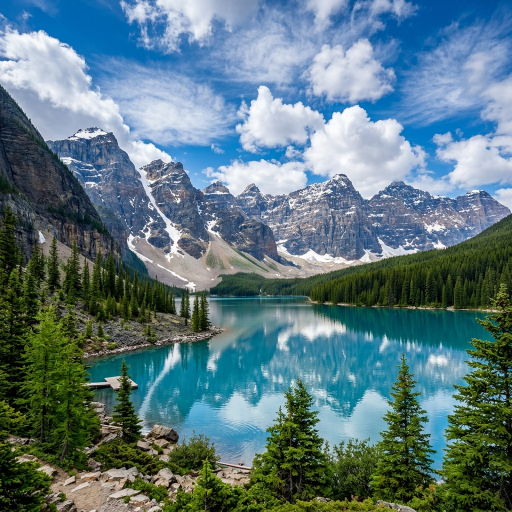
#> input picture images/original/landscape.png, 1024 x 1024 px (shown at 1/2 size)
$ python noise_removal.py
#> lines starting #> are read from the running program, lines starting #| are printed output that depends on the picture

# =========================================
# Image Noise Removal using OpenCV
# =========================================
# Aim: Remove Salt & Pepper and Gaussian noise from images
#      using Median, Gaussian, and Bilateral filters.
# =========================================

# =========================================
# STEP 1 – Import Libraries
# =========================================
import cv2
import numpy as np
import matplotlib
matplotlib.use('Agg')
import matplotlib.pyplot as plt

# =========================================
# STEP 2 – Load Original Image
# =========================================
img = cv2.imread("images/original/landscape.png")
#> img is the input picture: shape (1024, 1024, 3); mean B, G, R 128.1, 120.9, 92.5
img = cv2.resize(img, (512, 512))
#> img: shape (512, 512, 3)
img_rgb = cv2.cvtColor(img, cv2.COLOR_BGR2RGB)
print("Image loaded. Shape:", img.shape)
#| Image loaded. Shape: (512, 512, 3)

# =========================================
# STEP 3 – Add Salt & Pepper Noise
# =========================================
def add_salt_pepper(image, amount=0.05):
#> called with amount = 0.05
    noisy = image.copy()
    # Salt (white pixels)
    num_salt = int(image.size * amount * 0.5)
#> num_salt = 19660
    coords = [np.random.randint(0, i, num_salt) for i in image.shape[:2]]
    noisy[coords[0], coords[1]] = 255
    # Pepper (black pixels)
    num_pepper = int(image.size * amount * 0.5)
#> num_pepper = 19660
    coords = [np.random.randint(0, i, num_pepper) for i in image.shape[:2]]
    noisy[coords[0], coords[1]] = 0
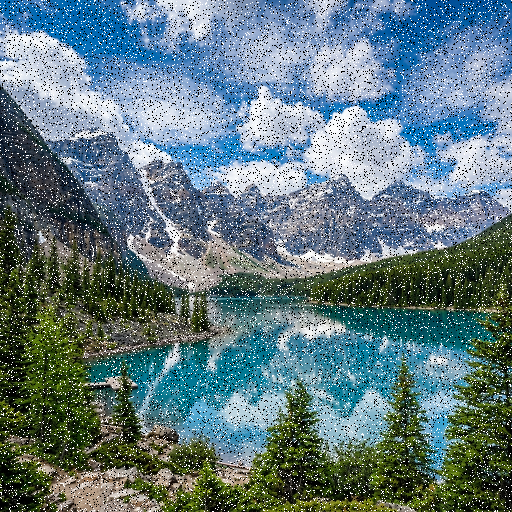
#> noisy: shape (512, 512, 3); mean B, G, R 127.4, 121.2, 96.8
    return noisy

sp_noisy = add_salt_pepper(img, amount=0.05)
print("Salt & Pepper noise added (5%)")

# =========================================
# STEP 4 – Add Gaussian Noise
# =========================================
def add_gaussian_noise(image, sigma=25):
#> called with sigma = 25
    noise = np.random.normal(0, sigma, image.shape)
    noisy = np.clip(image.astype(np.float64) + noise, 0, 255)
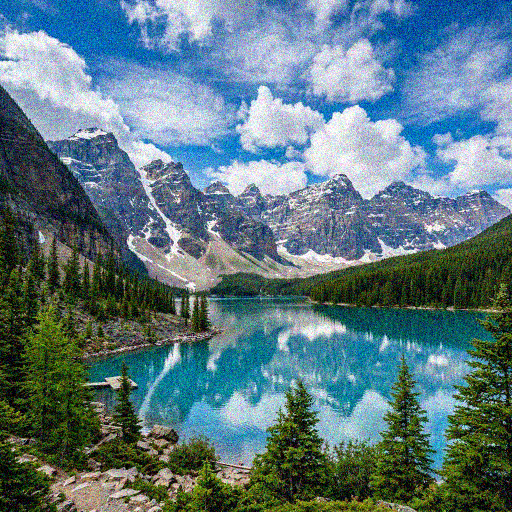
#> noisy: shape (512, 512, 3) float64; mean B, G, R 129, 121.2, 93.9
    return noisy.astype(np.uint8)

gauss_noisy = add_gaussian_noise(img, sigma=25)
print("Gaussian noise added (sigma=25)")

# =========================================
# STEP 5 – Apply Filters on Salt & Pepper Noisy Image
# =========================================
sp_median   = cv2.medianBlur(sp_noisy, 5)
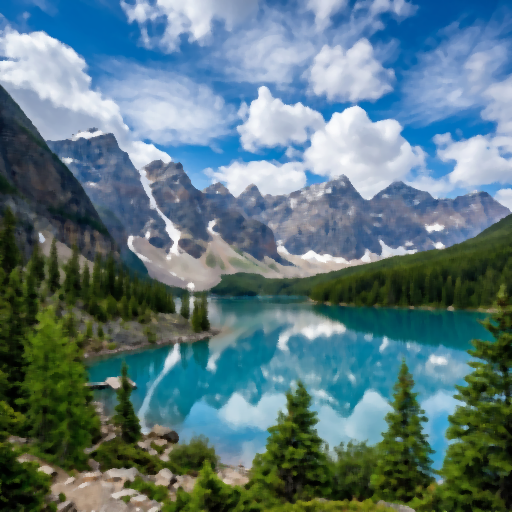
#> sp_median: shape (512, 512, 3); mean B, G, R 126.9, 120.1, 91.5
sp_gaussian = cv2.GaussianBlur(sp_noisy, (5, 5), 0)
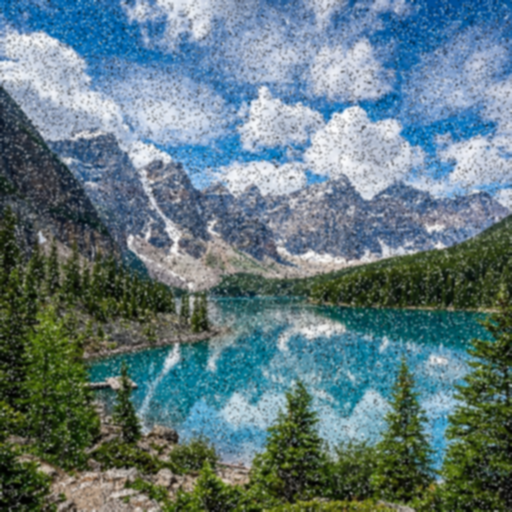
#> sp_gaussian: shape (512, 512, 3); mean B, G, R 127.4, 121.2, 96.8
sp_bilateral = cv2.bilateralFilter(sp_noisy, 9, 75, 75)
print("Filters applied on Salt & Pepper noisy image")

# =========================================
# STEP 6 – Apply Filters on Gaussian Noisy Image
# =========================================
g_median    = cv2.medianBlur(gauss_noisy, 5)
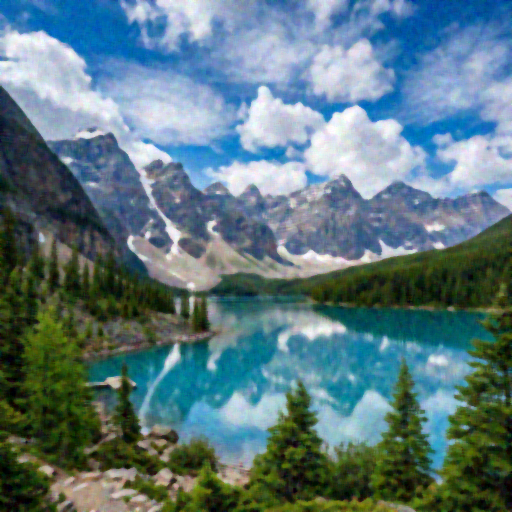
#> g_median: shape (512, 512, 3); mean B, G, R 127.3, 120.2, 91.9
g_gaussian  = cv2.GaussianBlur(gauss_noisy, (5, 5), 0)
g_bilateral = cv2.bilateralFilter(gauss_noisy, 9, 75, 75)
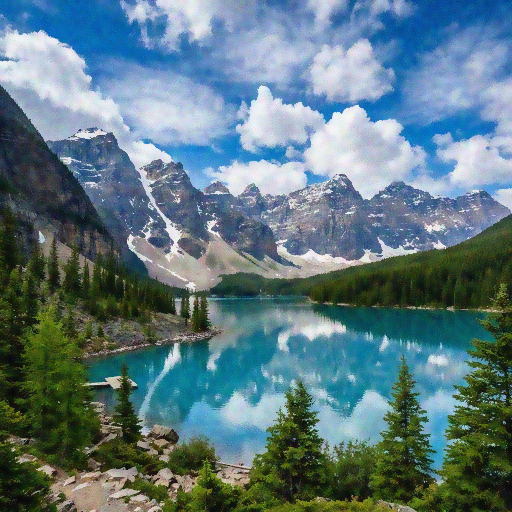
#> g_bilateral: shape (512, 512, 3); mean B, G, R 128.2, 120.5, 93
print("Filters applied on Gaussian noisy image")

# =========================================
# STEP 7 – Calculate PSNR (Quality Metric)
# =========================================
print("\n--- PSNR Values (higher = better) ---")
print(f"Salt & Pepper Noisy:      {cv2.PSNR(img, sp_noisy):.2f} dB")
#| Salt & Pepper Noisy:      13.40 dB
print(f"  → Median Filter:        {cv2.PSNR(img, sp_median):.2f} dB")
#|   → Median Filter:        23.51 dB
print(f"  → Gaussian Filter:      {cv2.PSNR(img, sp_gaussian):.2f} dB")
#|   → Gaussian Filter:      21.14 dB
print(f"  → Bilateral Filter:     {cv2.PSNR(img, sp_bilateral):.2f} dB")
#|   → Bilateral Filter:     13.46 dB
print()
print(f"Gaussian Noisy:           {cv2.PSNR(img, gauss_noisy):.2f} dB")
#| Gaussian Noisy:           20.62 dB
print(f"  → Median Filter:        {cv2.PSNR(img, g_median):.2f} dB")
#|   → Median Filter:        23.11 dB
print(f"  → Gaussian Filter:      {cv2.PSNR(img, g_gaussian):.2f} dB")
#|   → Gaussian Filter:      24.73 dB
print(f"  → Bilateral Filter:     {cv2.PSNR(img, g_bilateral):.2f} dB")
#|   → Bilateral Filter:     26.82 dB

# =========================================
# STEP 8 – Display Salt & Pepper Results
# =========================================
def to_rgb(img):
    return cv2.cvtColor(img, cv2.COLOR_BGR2RGB)

titles = ["Original", "S&P Noisy", "Median Filter", "Gaussian Filter", "Bilateral Filter"]
images = [img, sp_noisy, sp_median, sp_gaussian, sp_bilateral]

plt.figure(figsize=(20, 4))
for i in range(5):
    plt.subplot(1, 5, i + 1)
    plt.imshow(to_rgb(images[i]))
    plt.title(titles[i])
    plt.axis("off")
plt.suptitle("Salt & Pepper Noise Removal", fontsize=14, fontweight='bold')
plt.tight_layout()
plt.savefig("output_salt_pepper.png", dpi=150)
print("Salt & Pepper results saved to output_salt_pepper.png")

# =========================================
# STEP 9 – Display Gaussian Noise Results
# =========================================
titles2 = ["Original", "Gaussian Noisy", "Median Filter", "Gaussian Filter", "Bilateral Filter"]
images2 = [img, gauss_noisy, g_median, g_gaussian, g_bilateral]

plt.figure(figsize=(20, 4))
for i in range(5):
    plt.subplot(1, 5, i + 1)
    plt.imshow(to_rgb(images2[i]))
    plt.title(titles2[i])
    plt.axis("off")
plt.suptitle("Gaussian Noise Removal", fontsize=14, fontweight='bold')
plt.tight_layout()
plt.savefig("output_gaussian.png", dpi=150)
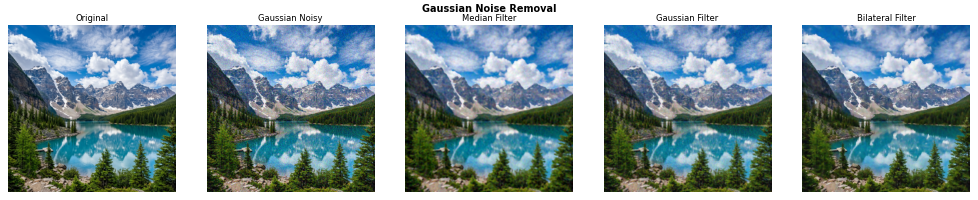
#> figure drawn by matplotlib, 5 panels
print("Gaussian results saved to output_gaussian.png")

# =========================================
# STEP 10 – Conclusion
# =========================================
print("\n=========================================")
print("Conclusion:")
print("=========================================")
print("- Median Filter works best for Salt & Pepper noise.")
print("- Bilateral Filter works best for Gaussian noise")
print("  (preserves edges while removing noise).")
print("- Gaussian Filter is fast but blurs edges.")
print("=========================================")

$ run again, with images/original/parrot.png copied over images/original/landscape.png
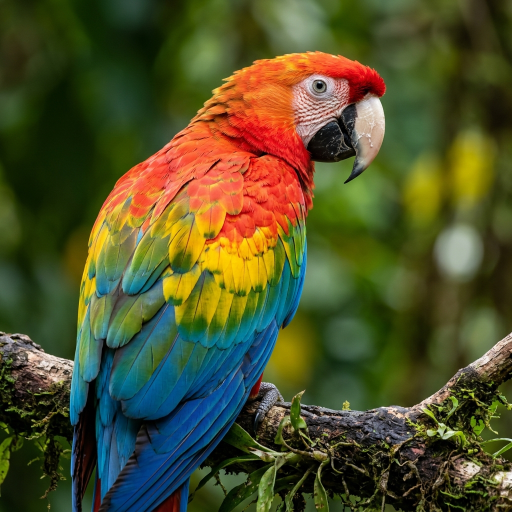
#> input picture images/original/parrot.png, 1024 x 1024 px (shown at 1/2 size)
#> img is the input picture: shape (1024, 1024, 3); mean B, G, R 41.8, 80.2, 79.4
#> img: shape (512, 512, 3)
#| Image loaded. Shape: (512, 512, 3)
#> `sp_gaussian = cv2.GaussianBlur(sp_noisy, (5, 5), 0)`:
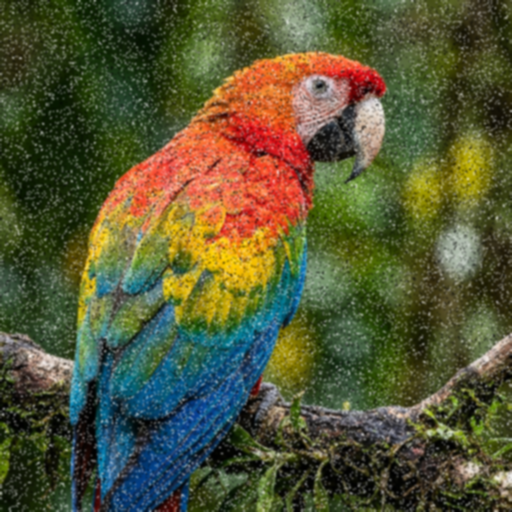
#> sp_gaussian: shape (512, 512, 3); mean B, G, R 53.2, 86.2, 85.4
#> `g_gaussian  = cv2.GaussianBlur(gauss_noisy, (5, 5), 0)`:
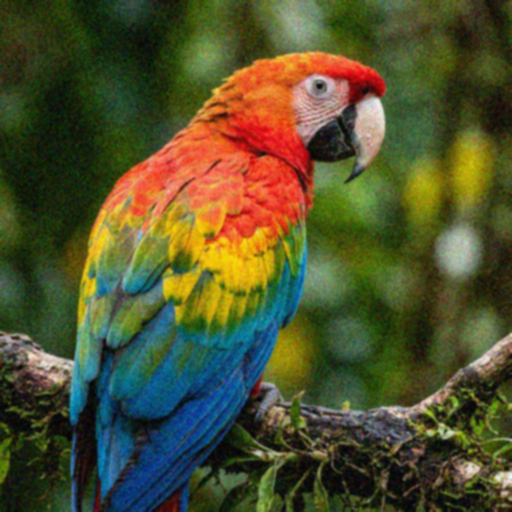
#> g_gaussian: shape (512, 512, 3); mean B, G, R 45.1, 80.6, 80.1
#| Salt & Pepper Noisy:      13.17 dB
#|   → Median Filter:        26.23 dB
#|   → Gaussian Filter:      21.60 dB
#|   → Bilateral Filter:     13.27 dB
#| Gaussian Noisy:           20.90 dB
#|   → Median Filter:        25.37 dB
#|   → Gaussian Filter:      26.56 dB
#|   → Bilateral Filter:     28.21 dB
